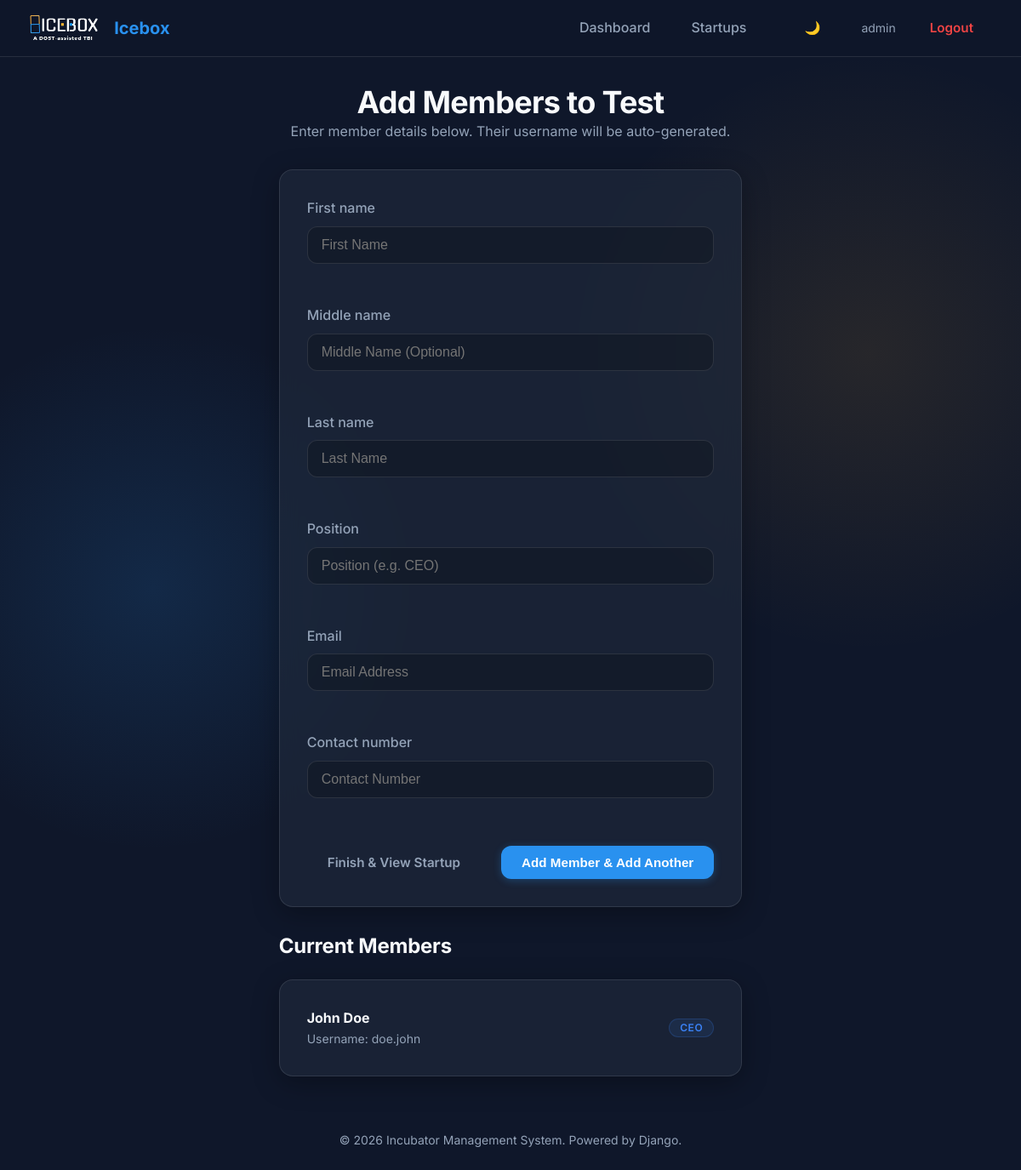
Page /startups/1/add-member/ (signed in) on the committed database.
### incubator/models.py (models this page shows, shortened)
class User(AbstractUser):
    ROLE_CHOICES = (
        ('super_admin', 'Super Admin'),
        ('admin', 'Admin'),
        ('incubatee', 'Incubatee'),
    )
    role = models.CharField(max_length=20, choices=ROLE_CHOICES, default='incubatee')
    middle_name = models.CharField(max_length=100, blank=True, null=True)
    contact_number = models.CharField(max_length=20, blank=True, null=True)
    created_by = models.ForeignKey('self', on_delete=models.SET_NULL, null=True, blank=True)

class Startup(models.Model):
    STAGE_CHOICES = (
        ('ideation', 'Ideation'),
        ('validation', 'Validation'),
        ('scaling', 'Scaling'),
    )
    name = models.CharField(max_length=200)
    description = models.TextField(blank=True, null=True)
    logo = models.ImageField(upload_to='startup_logos/', blank=True, null=True)
    industry = models.CharField(max_length=100, blank=True, null=True)
    stage = models.CharField(max_length=50, choices=STAGE_CHOICES, default='ideation')
    owner = models.ForeignKey(User, on_delete=models.CASCADE, related_name='owned_startups')
    email = models.EmailField(max_length=120, blank=True, null=True)
    contact_number = models.CharField(max_length=20, blank=True, null=True)
    created_at = models.DateTimeField(default=timezone.now)
    members = models.ManyToManyField(User, through='StartupMember', related_name='startups')

class StartupMember(models.Model):
    startup = models.ForeignKey(Startup, on_delete=models.CASCADE)
    user = models.ForeignKey(User, on_delete=models.CASCADE)
    role = models.CharField(max_length=100, blank=True, null=True)  # e.g., CEO, CTO
    joined_at = models.DateTimeField(default=timezone.now)

### incubator/views.py (the view)
# urls.py: path('startups/<int:startup_id>/add-member/', views.add_member, name='add_member'),
@login_required
def add_member(request, startup_id):
    if request.user.role not in ['admin', 'super_admin']:
        return redirect('dashboard')
    startup = get_object_or_404(Startup, id=startup_id)
    if request.method == 'POST':
        form = StartupMemberForm(request.POST)
        if form.is_valid():
            first_name = form.cleaned_data['first_name']
            middle_name = form.cleaned_data['middle_name']
            last_name = form.cleaned_data['last_name']
            position = form.cleaned_data['position']
            email = form.cleaned_data['email']
            contact = form.cleaned_data['contact_number']
            base_username = f"{last_name.lower()}.{first_name.lower()}".replace(" ", "")
            username = base_username
            counter = 1
            while User.objects.filter(username=username).exists():
                username = f"{base_username}{counter}"
                counter += 1
            password = "123"
            try:
                user = User.objects.create_user(
                    username=username,
                    email=email,
                    password=password,
                    first_name=first_name,
                    last_name=last_name,
                    middle_name=middle_name,
                    contact_number=contact,
                    role='incubatee'
                )
                StartupMember.objects.create(
                    startup=startup,
                    user=user,
                    role=position
                )
                messages.success(request, f'Member {first_name} added! Username: {username}')
                return redirect('add_member', startup_id=startup.id)
            except Exception as e:
                messages.error(request, f"Error creating user: {e}")
    else:
        form = StartupMemberForm()
    return render(request, 'startups/add_member.html', {'form': form, 'startup': startup})

### incubator/forms.py
class StartupMemberForm(forms.Form):
    first_name = forms.CharField(max_length=150, widget=forms.TextInput(attrs={'class': 'form-control', 'placeholder': 'First Name'}))
    middle_name = forms.CharField(max_length=100, required=False, widget=forms.TextInput(attrs={'class': 'form-control', 'placeholder': 'Middle Name (Optional)'}))
    last_name = forms.CharField(max_length=150, widget=forms.TextInput(attrs={'class': 'form-control', 'placeholder': 'Last Name'}))
    position = forms.CharField(max_length=100, widget=forms.TextInput(attrs={'class': 'form-control', 'placeholder': 'Position (e.g. CEO)'}))
    email = forms.EmailField(widget=forms.EmailInput(attrs={'class': 'form-control', 'placeholder': 'Email Address'}))
    contact_number = forms.CharField(max_length=20, widget=forms.TextInput(attrs={'class': 'form-control', 'placeholder': 'Contact Number'}))

### templates/startups/add_member.html (shortened to what this page needs)
{% extends 'base.html' %}
{% block content %}
<div class="flex justify-center">
    <div class="w-full max-w-2xl">
        <div class="text-center mb-lg">
            <h1 class="heading-lg">Add Members to <span class="text-accent">{{ startup.name }}</span></h1>
            <p class="text-muted">Enter member details below. Their username will be auto-generated.</p>
        </div>
        <div class="glass-card mb-lg">
            <form method="post">
                <div class="grid gap-md">
                    {% for field in form %}
                    <div class="form-group">
                        <label for="{{ field.id_for_label }}" class="form-label">{{ field.label }}</label>
                        {{ field }}
                    </div>
                    {% endfor %}
                </div>
                <div class="flex items-center justify-between gap-md mt-lg pt-md border-t border-glass">
                    <a href="{% url 'view_startup' startup.id %}" class="btn btn-ghost">Finish & View Startup</a>
                    <button type="submit" class="btn btn-primary">Add Member & Add Another</button>
                </div>
            </form>
        </div>
        <div>
            <h3 class="heading-md mb-md">Current Members</h3>
            {% if startup.startupmember_set.exists %}
            <div class="grid gap-sm">
                {% for member in startup.startupmember_set.all %}
                <div class="glass-card p-sm flex justify-between items-center">
                    <div>
                        <strong class="block text-lg">{{ member.user.first_name }} {{ member.user.last_name }}</strong>
                        <div class="text-sm text-muted">Username: {{ member.user.username }}</div>
                    </div>
                    <span class="badge badge-info">{{ member.role }}</span>
                </div>
                {% endfor %}
            </div>
            {% else %}
            <p class="text-muted italic text-center py-md bg-glass-bg rounded-lg border border-glass">No members added
                yet.</p>
            {% endif %}
        </div>
    </div>
</div>
{% endblock %}

### templates/base.html (shortened to what this page needs)
{% load static %}
<!DOCTYPE html>
<html lang="en">
<head>
    <link rel="stylesheet" href="{% static 'css/main.css' %}">
</head>
<body>
    {% if user.is_authenticated %}
    <header class="main-header">
        <div class="container flex justify-between items-center">
            <a href="{% url 'dashboard' %}" class="flex items-center gap-sm">
                <img src="{% static 'img/logo.png' %}" alt="Icebox Logo" style="height: 40px;">
                <span class="font-bold heading-sm">Icebox</span>
            </a>
            <div class="flex items-center gap-lg">
                <nav class="flex gap-md">
                    <a href="{% url 'dashboard' %}"
                        class="nav-link {% if request.resolver_match.url_name == 'dashboard' %}active{% endif %}">Dashboard</a>
                    {% if user.role == 'admin' or user.role == 'super_admin' %}
                    <a href="{% url 'add_startup' %}"
                        class="nav-link {% if request.resolver_match.url_name == 'add_startup' %}active{% endif %}">Startups</a>
                    {% endif %}
                </nav>
                <div class="flex items-center gap-md">
                    <button id="theme-toggle" class="btn btn-ghost p-sm" aria-label="Toggle Theme">
                        <span id="theme-icon">🌙</span>
                    </button>
                    <div class="flex items-center gap-sm">
                        <span class="text-sm text-muted">{{ user.username }}</span>
                        <a href="{% url 'logout' %}" class="btn btn-ghost text-sm"
                            style="color: var(--danger-color);">Logout</a>
                    </div>
                </div>
            </div>
        </div>
    </header>
    {% endif %}
    <main class="container mt-lg mb-lg">
        {% block content %}
        {% endblock %}
    </main>
    <footer class="container text-center text-muted mb-lg" style="margin-top: 4rem;">
        <p class="text-sm">&copy; {% now "Y" %} Incubator Management System. Powered by Django.</p>
    </footer>
</body>
</html>

### static/css/main.css (style rules this page uses)
:root { --brand-blue: #2991EF; --brand-orange: #F7AE2F; --brand-purple: #8B5CF6; --brand-teal: #14B8A6; --accent-color: var(--brand-blue); --accent-hover: #1c7ed6; --danger-color: #ef4444; --danger-bg: rgba(239, 68, 68, 0.1); --success-color: #22c55e; --success-bg: rgba(34, 197, 94, 0.1); --warning-color: #f59e0b; --warning-bg: rgba(245, 158, 11, 0.1); --info-color: #3b82f6; --info-bg: rgba(59, 130, 246, 0.1); --bg-color: #0F172A; --bg-secondary: #1E293B; --text-primary: #F8FAFC; --text-secondary: #94A3B8; --text-tertiary: #64748B; --border-color: rgba(255, 255, 255, 0.1); --glass-bg: rgba(30, 41, 59, 0.7); --glass-border: 1px solid rgba(255, 255, 255, 0.1); --glass-shadow: 0 8px 32px 0 rgba(0, 0, 0, 0.3); --glass-blur: blur(12px); --space-xs: 0.5rem; --space-sm: 1rem; --space-md: 1.5rem; --space-lg: 2rem; --space-xl: 3rem; --radius-sm: 0.375rem; --radius-md: 0.75rem; --radius-lg: 1rem; --radius-full: 9999px; --font-heading: 'Inter', sans-serif; --font-body: 'Inter', sans-serif; --bg-gradient-1: rgba(41, 145, 239, 0.15); --bg-gradient-2: rgba(247, 174, 47, 0.1); }
*, *::before, *::after { box-sizing: border-box; margin: 0; padding: 0; }
body { background-color: var(--bg-color); color: var(--text-primary); font-family: var(--font-body); line-height: 1.6; min-height: 100vh; background-image: radial-gradient(circle at 15% 50%, var(--bg-gradient-1), transparent 25%), radial-gradient(circle at 85% 30%, var(--bg-gradient-2), transparent 25%); background-attachment: fixed; transition: background-color 0.3s ease, color 0.3s ease; }
img { max-width: 100%; display: block; }
a { color: var(--accent-color); text-decoration: none; transition: color 0.2s ease; }
.container { max-width: 1280px; margin: 0 auto; padding: 0 var(--space-lg); }
.flex { display: flex; }
.items-center { align-items: center; }
.justify-between { justify-content: space-between; }
.justify-center { justify-content: center; }
.gap-sm { gap: var(--space-sm); }
.gap-md { gap: var(--space-md); }
.gap-lg { gap: var(--space-lg); }
.grid { display: grid; }
.mb-md { margin-bottom: var(--space-md); }
.mb-lg { margin-bottom: var(--space-lg); }
.mt-lg { margin-top: var(--space-lg); }
.p-sm { padding: var(--space-sm); }
h1, h2, h3, h4, h5, h6 { font-weight: 700; line-height: 1.2; color: var(--text-primary); }
.heading-lg { font-size: 2.25rem; letter-spacing: -0.02em; }
.heading-md { font-size: 1.5rem; letter-spacing: -0.01em; }
.heading-sm { font-size: 1.25rem; }
.text-sm { font-size: 0.875rem; }
.text-muted { color: var(--text-secondary); }
.text-center { text-align: center; }
.font-bold { font-weight: 700; }
.btn { display: inline-flex; align-items: center; justify-content: center; padding: 0.75rem 1.5rem; border-radius: var(--radius-md); font-weight: 600; font-size: 0.95rem; cursor: pointer; border: none; transition: all 0.2s ease; gap: 0.5rem; line-height: 1; }
.btn-primary { background: var(--accent-color); color: #ffffff; box-shadow: 0 2px 10px rgba(41, 145, 239, 0.3); }
.btn-ghost { background: transparent; color: var(--text-secondary); }
.glass-card { background: var(--glass-bg); backdrop-filter: var(--glass-blur); -webkit-backdrop-filter: var(--glass-blur); border: var(--glass-border); border-radius: var(--radius-lg); box-shadow: var(--glass-shadow); padding: var(--space-lg); overflow: hidden; position: relative; }
.main-header { background: rgba(15, 23, 42, 0.85); backdrop-filter: blur(16px); border-bottom: var(--glass-border); position: sticky; top: 0; z-index: 50; padding: 0.75rem 0; }
.nav-link { color: var(--text-secondary); font-weight: 500; padding: 0.5rem 0.75rem; border-radius: var(--radius-sm); transition: all 0.2s; }
.form-group { margin-bottom: var(--space-md); }
.form-label { display: block; margin-bottom: 0.5rem; font-weight: 500; color: var(--text-secondary); }
.form-control { width: 100%; padding: 0.75rem 1rem; background: rgba(0, 0, 0, 0.2); border: 1px solid var(--border-color); border-radius: var(--radius-md); color: var(--text-primary); font-size: 1rem; transition: border-color 0.2s, box-shadow 0.2s; }
.badge { display: inline-flex; align-items: center; padding: 0.25rem 0.75rem; border-radius: var(--radius-full); font-size: 0.75rem; font-weight: 600; text-transform: uppercase; letter-spacing: 0.05em; line-height: 1; }
.badge-info { background: var(--info-bg); color: var(--info-color); border: 1px solid rgba(59, 130, 246, 0.2); }

### rows in the picture
User: username "admin"
Startup: name "Test"
StartupMember: user.first_name "John", user.last_name "Doe", user.username "doe.john", role "CEO"

### other values in the picture
{{ field.label }} "First name" "Middle name" "Last name" "Position" "Email" "Contact number"
